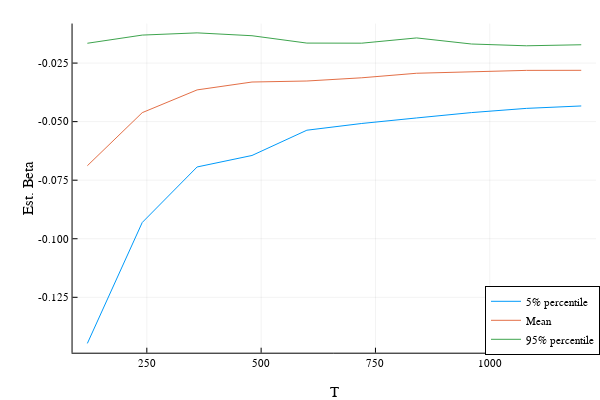

The cell this chart's notebook holds for it:
### Markdown cell above
### Part 1: Finite Sample Bias

### Code cell
Ts = 120:120:1200
beta_plots = zeros(length(Ts),3)
for i=1:length(Ts)
    beta_plots[i,:]=Stambaugh(Ts[i],-0.8)
end
plotlyjs();
p1 = plot(xlabel="T",ylabel="Est. Beta",legend=:bottomright)
p1 = plot!(Ts,beta_plots[:,1],label = "5% percentile")
p1 = plot!(Ts,beta_plots[:,2],label = "Mean")
p1 = plot!(Ts,beta_plots[:,3],label = "95% percentile")

### Figure 1 — Plotly figure (JSON) as saved in the notebook; plotly's stock layout.template omitted (floating-point values rounded to 4 significant figures)
{"data": [{"colorbar": {"title": ""}, "legendgroup": "5% percentile", "line": {"color": "rgba(0, 154, 250, 1.000)", "dash": "solid", "shape": "linear", "width": 1}, "mode": "lines", "name": "5% percentile", "showlegend": true, "type": "scatter", "x": [120, 240, 360, 480, 600, 720, 840, 960, 1080, 1200], "xaxis": "x", "y": [-0.1447, -0.09306, -0.06935, -0.06445, -0.05366, -0.05079, -0.04842, -0.04614, -0.04434, -0.0433], "yaxis": "y", "zmax": null, "zmin": null}, {"colorbar": {"title": ""}, "legendgroup": "Mean", "line": {"color": "rgba(227, 111, 71, 1.000)", "dash": "solid", "shape": "linear", "width": 1}, "mode": "lines", "name": "Mean", "showlegend": true, "type": "scatter", "x": [120, 240, 360, 480, 600, 720, 840, 960, 1080, 1200], "xaxis": "x", "y": [-0.06882, -0.04616, -0.03645, -0.03309, -0.03265, -0.03128, -0.02934, -0.02882, -0.02812, -0.02809], "yaxis": "y", "zmax": null, "zmin": null}, {"colorbar": {"title": ""}, "legendgroup": "95% percentile", "line": {"color": "rgba(62, 164, 78, 1.000)", "dash": "solid", "shape": "linear", "width": 1}, "mode": "lines", "name": "95% percentile", "showlegend": true, "type": "scatter", "x": [120, 240, 360, 480, 600, 720, 840, 960, 1080, 1200], "xaxis": "x", "y": [-0.01653, -0.01304, -0.0121, -0.01332, -0.01646, -0.01651, -0.01426, -0.01686, -0.01761, -0.01718], "yaxis": "y", "zmax": null, "zmin": null}], "layout": {"annotations": [], "height": 400, "legend": {"bgcolor": "rgba(255, 255, 255, 1.000)", "bordercolor": "rgba(0, 0, 0, 1.000)", "borderwidth": 1, "font": {"color": "rgba(0, 0, 0, 1.000)", "family": "sans-serif", "size": 11}, "title": {"font": {"color": "rgba(0, 0, 0, 1.000)", "family": "sans-serif", "size": 15}, "text": ""}, "tracegroupgap": 0, "traceorder": "normal", "x": 1, "xanchor": "right", "y": 0.07, "yanchor": "bottom"}, "margin": {"b": 20, "l": 0, "r": 0, "t": 20}, "paper_bgcolor": "rgba(255, 255, 255, 1.000)", "plot_bgcolor": "rgba(255, 255, 255, 1.000)", "showlegend": true, "width": 600, "xaxis": {"anchor": "y", "domain": [0.1209, 0.9934], "gridcolor": "rgba(0, 0, 0, 0.100)", "gridwidth": 0.5, "linecolor": "rgba(0, 0, 0, 1.000)", "mirror": false, "range": [87.6, 1232.0], "showgrid": true, "showline": true, "showticklabels": true, "tickangle": 0, "tickcolor": "rgb(0, 0, 0)", "tickfont": {"color": "rgba(0, 0, 0, 1.000)", "family": "sans-serif", "size": 11}, "tickmode": "array", "ticks": "inside", "ticktext": ["250", "500", "750", "1000"], "tickvals": [250, 500, 750, 1000], "title": "T", "titlefont": {"color": "rgba(0, 0, 0, 1.000)", "family": "sans-serif", "size": 15}, "type": "-", "visible": true, "zeroline": false, "zerolinecolor": "rgba(0, 0, 0, 1.000)"}, "yaxis": {"anchor": "x", "domain": [0.07581, 0.9902], "gridcolor": "rgba(0, 0, 0, 0.100)", "gridwidth": 0.5, "linecolor": "rgba(0, 0, 0, 1.000)", "mirror": false, "range": [-0.1487, -0.008119], "showgrid": true, "showline": true, "showticklabels": true, "tickangle": 0, "tickcolor": "rgb(0, 0, 0)", "tickfont": {"color": "rgba(0, 0, 0, 1.000)", "family": "sans-serif", "size": 11}, "tickmode": "array", "ticks": "inside", "ticktext": ["-0.125", "-0.100", "-0.075", "-0.050", "-0.025"], "tickvals": [-0.125, -0.1, -0.075, -0.05, -0.025], "title": "Est. Beta", "titlefont": {"color": "rgba(0, 0, 0, 1.000)", "family": "sans-serif", "size": 15}, "type": "-", "visible": true, "zeroline": false, "zerolinecolor": "rgba(0, 0, 0, 1.000)"}}}
